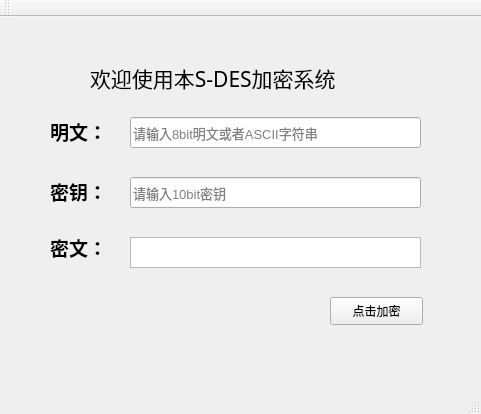
<?xml version="1.0" encoding="UTF-8"?>
<ui version="4.0">
 <class>MainWindow</class>
 <widget class="QMainWindow" name="MainWindow">
  <property name="geometry">
   <rect>
    <x>0</x>
    <y>0</y>
    <width>481</width>
    <height>414</height>
   </rect>
  </property>
  <property name="windowTitle">
   <string>MainWindow</string>
  </property>
  <property name="styleSheet">
   <string notr="true"/>
  </property>
  <widget class="QWidget" name="centralWidget">
   <widget class="QLineEdit" name="Plaintext">
    <property name="geometry">
     <rect>
      <x>130</x>
      <y>100</y>
      <width>291</width>
      <height>31</height>
     </rect>
    </property>
    <property name="font">
     <font>
      <family>Arial</family>
      <pointsize>10</pointsize>
     </font>
    </property>
    <property name="placeholderText">
     <string>请输入8bit明文或者ASCII字符串</string>
    </property>
   </widget>
   <widget class="QLineEdit" name="Key">
    <property name="geometry">
     <rect>
      <x>130</x>
      <y>160</y>
      <width>291</width>
      <height>31</height>
     </rect>
    </property>
    <property name="font">
     <font>
      <family>Arial</family>
      <pointsize>10</pointsize>
     </font>
    </property>
    <property name="placeholderText">
     <string>请输入10bit密钥</string>
    </property>
   </widget>
   <widget class="QPushButton" name="pushButton">
    <property name="geometry">
     <rect>
      <x>330</x>
      <y>280</y>
      <width>93</width>
      <height>28</height>
     </rect>
    </property>
    <property name="styleSheet">
     <string notr="true"/>
    </property>
    <property name="text">
     <string>点击加密</string>
    </property>
   </widget>
   <widget class="QLabel" name="label_2">
    <property name="geometry">
     <rect>
      <x>50</x>
      <y>164</y>
      <width>72</width>
      <height>21</height>
     </rect>
    </property>
    <property name="font">
     <font>
      <family>Arial</family>
      <pointsize>14</pointsize>
      <weight>75</weight>
      <bold>true</bold>
     </font>
    </property>
    <property name="text">
     <string>密钥：</string>
    </property>
   </widget>
   <widget class="QLabel" name="label">
    <property name="geometry">
     <rect>
      <x>50</x>
      <y>104</y>
      <width>72</width>
      <height>21</height>
     </rect>
    </property>
    <property name="font">
     <font>
      <family>Arial</family>
      <pointsize>14</pointsize>
      <weight>75</weight>
      <bold>true</bold>
     </font>
    </property>
    <property name="text">
     <string>明文：</string>
    </property>
   </widget>
   <widget class="QLabel" name="tip">
    <property name="geometry">
     <rect>
      <x>130</x>
      <y>280</y>
      <width>111</width>
      <height>31</height>
     </rect>
    </property>
    <property name="text">
     <string/>
    </property>
   </widget>
   <widget class="QLabel" name="label_5">
    <property name="geometry">
     <rect>
      <x>90</x>
      <y>45</y>
      <width>321</width>
      <height>31</height>
     </rect>
    </property>
    <property name="font">
     <font>
      <family>Bernard MT Condensed</family>
      <pointsize>16</pointsize>
     </font>
    </property>
    <property name="text">
     <string>欢迎使用本S-DES加密系统</string>
    </property>
   </widget>
   <widget class="QLabel" name="label_6">
    <property name="geometry">
     <rect>
      <x>50</x>
      <y>220</y>
      <width>72</width>
      <height>21</height>
     </rect>
    </property>
    <property name="font">
     <font>
      <family>Arial</family>
      <pointsize>14</pointsize>
      <weight>75</weight>
      <bold>true</bold>
     </font>
    </property>
    <property name="text">
     <string>密文：</string>
    </property>
   </widget>
   <widget class="QTextEdit" name="output">
    <property name="geometry">
     <rect>
      <x>130</x>
      <y>220</y>
      <width>291</width>
      <height>31</height>
     </rect>
    </property>
    <property name="font">
     <font>
      <family>Arial</family>
      <pointsize>10</pointsize>
     </font>
    </property>
   </widget>
   <widget class="QLabel" name="tip2">
    <property name="geometry">
     <rect>
      <x>50</x>
      <y>330</y>
      <width>321</width>
      <height>31</height>
     </rect>
    </property>
    <property name="styleSheet">
     <string notr="true">color: rgb(255, 0, 0);</string>
    </property>
    <property name="text">
     <string/>
    </property>
   </widget>
  </widget>
  <widget class="QMenuBar" name="menuBar">
   <property name="geometry">
    <rect>
     <x>0</x>
     <y>0</y>
     <width>481</width>
     <height>26</height>
    </rect>
   </property>
  </widget>
  <widget class="QToolBar" name="mainToolBar">
   <attribute name="toolBarArea">
    <enum>TopToolBarArea</enum>
   </attribute>
   <attribute name="toolBarBreak">
    <bool>false</bool>
   </attribute>
  </widget>
  <widget class="QStatusBar" name="statusBar"/>
 </widget>
 <layoutdefault spacing="6" margin="11"/>
 <resources/>
 <connections/>
</ui>
